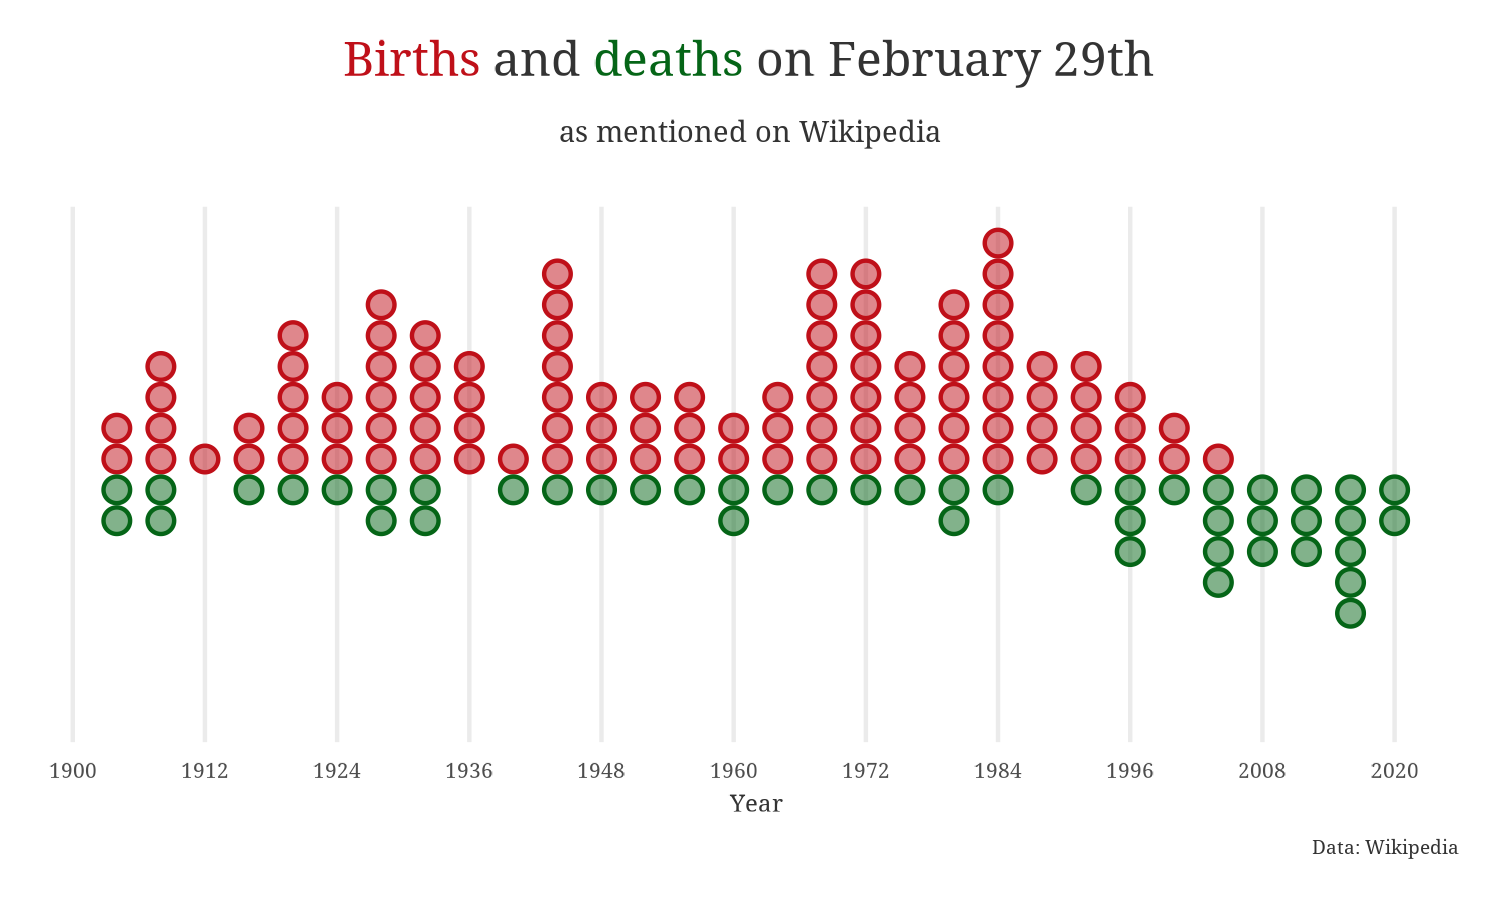

The R source for this figure:

library(tidyverse)
library(ggtext)
library(showtext)

font_add_google("Noto Serif", "font")
showtext_auto()

births <- readr::read_csv('https://raw.githubusercontent.com/rfordatascience/tidytuesday/master/data/2024/2024-02-27/births.csv')
deaths <- readr::read_csv('https://raw.githubusercontent.com/rfordatascience/tidytuesday/master/data/2024/2024-02-27/deaths.csv')

# https://www.cedricscherer.com/2021/06/06/visualizing-distributions-with-raincloud-plots-and-how-to-create-them-with-ggplot2/

col1 <- "#BF1019"
col2 <- "#056517"

title <- glue::glue(
  "<span style = 'color:{col1}'>Births</span> and <span style = 'color:{col2}'>deaths</span> on February 29th<p>"
)


ggplot() +
  ggdist::stat_dots(
    data = filter(births, year_birth > 1899),
    aes(x = year_birth),
    side = "right",
    dotsize = 2.8,
    colour = col1,
    fill = alpha(col1, 0.5),
    binwidth = 1) +
  ggdist::stat_dots(
    data = filter(deaths, year_death > 1899),
    aes(x = year_death),
    side = "left",
    colour = col2,
    fill = alpha(col2, 0.5),
    dotsize = 2.8,
    binwidth = 1) +
  scale_x_continuous(breaks = seq(from = 1900, to = 2020, by = 12)) +
  labs(x = "Year",
       y = NULL,
       title = title,
       subtitle = "as mentioned on Wikipedia",
       caption = "Data: Wikipedia") +
  theme_minimal() +
  theme(
    text = element_text(
      family = "font",
      size = 18,
      colour = "grey20"
                        ),
    plot.title.position = "plot",
    plot.title = element_markdown(size = 36,
                                  hjust = 0.5),
    plot.subtitle = element_text(size = 22,
                                 hjust = 0.5,
                                 vjust = 6),
    panel.grid.minor = element_blank(),
    panel.grid.major.y = element_blank(),
    axis.title.x = element_text(size = 18),
    axis.text.x = element_text(size = 16),
    axis.text.y = element_blank(),
    
    plot.margin = margin(10,10,10,10)
  )

ggsave(
  "./2024/2024-02-27/2024-02-27.png",
  bg = "white",
  width = 5,
  height = 3
)

system("open ./2024/2024-02-27/2024-02-27.png")
